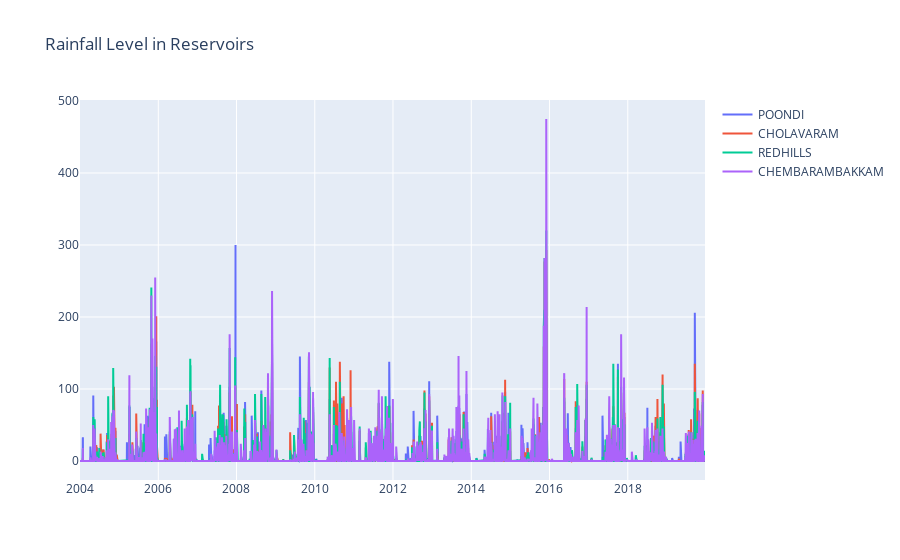

Here is the notebook cell this chart was saved with:
### Code cell
rain_df=pd.read_csv("chennai_reservoir_rainfall.csv")

rain_df["Date"]=pd.to_datetime(rain_df["Date"],format="%d-%m-%Y")

data=[(go.Scatter(x=rain_df["Date"],y=rain_df[i],mode="lines",name=i)) for i in rain_df.columns[1:]]

layout=go.Layout(title=dict(text="Rainfall Level in Reservoirs",))

fig=go.Figure(data=data,layout=layout)
pyo.iplot(fig)

### Figure 1 — Plotly figure (JSON) as saved in the notebook; plotly's stock layout.template omitted (floating-point values rounded to 4 significant figures; data arrays with more than 128 entries replaced by an {"elided": "..."} marker saying what was removed)
{"data": [{"mode": "lines", "name": "POONDI", "type": "scatter", "x": {"elided": "5836 str values"}, "y": {"elided": "5836 float values"}}, {"mode": "lines", "name": "CHOLAVARAM", "type": "scatter", "x": {"elided": "5836 str values"}, "y": {"elided": "5836 float values"}}, {"mode": "lines", "name": "REDHILLS", "type": "scatter", "x": {"elided": "5836 str values"}, "y": {"elided": "5836 float values"}}, {"mode": "lines", "name": "CHEMBARAMBAKKAM", "type": "scatter", "x": {"elided": "5836 str values"}, "y": {"elided": "5836 float values"}}], "layout": {"title": {"text": "Rainfall Level in Reservoirs"}}}
